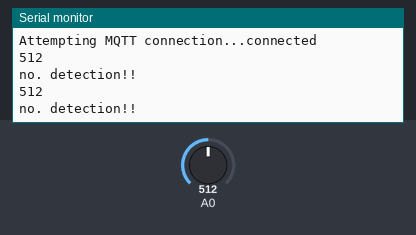
A sketch run on a simulated ESP8266 (NodeMCU). Parts: the last lines printed to the serial monitor. Inputs (shaded band) come from the test bench; at power-on: A0 = 512. WiFi joins after 1.5 s; servers stay silent unless stated; no MQTT or app messages arrive unless stated.

Above: at 2.7 s.
2.8 s: A0 set to 883
At 4.0 s:
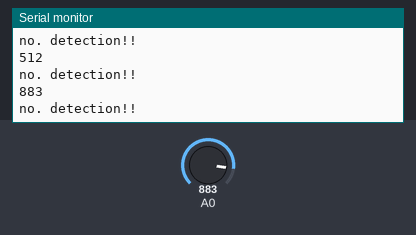
4.3 s: A0 set to 912
At 5.4 s:
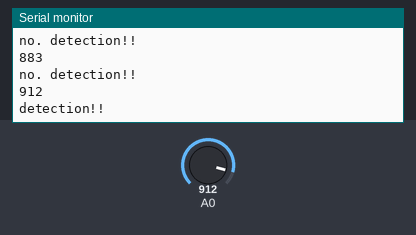
Timing chart, 0 to 7.3 s (numbered marks = the images above; inputs shaded):
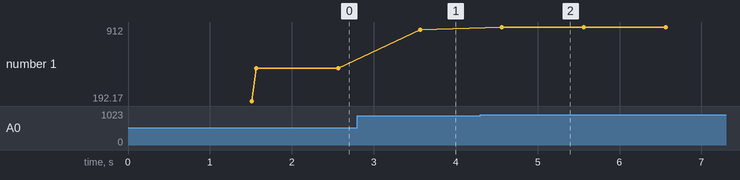

The sketch:

cam_IOT.ino
```cpp
#include <ESP8266WiFi.h>  // WiFi
#include <PubSubClient.h> // mqtt

// 아두이노가 접속할 WiFi AP/password
const char* ssid = "networking407_2.4G";
const char* password = "networking407";

//const char* ssid = "Hyuckkjjjuuu";
//const char* password = "123456789asd";
//const char* mqtt_server = "192.168.10.117";

// mqtt 브로커 주소 & mqtt 브로커에 접속하는 클라이언트 이름
const char* mqtt_server = "192.168.15.84";
const char* clientName = "wonyong2"; // 중복되지 않도록 수정

WiFiClient espClient;            // WiFi 접속 객체
PubSubClient client(espClient);  // mqtt 클라이언트 객체

// WiFi 접속-----------------------------------
void setup_wifi() {
  delay(10);
  Serial.println();
  Serial.print("Connecting to ");
  Serial.println(ssid);

  WiFi.mode(WIFI_STA);
  WiFi.begin(ssid, password); // WiFi AP 접속 시도

  // WiFi AP 접속 시도
  while(WiFi.status() != WL_CONNECTED) {
    delay(500);
    Serial.print(".");
  }
  // WiFi AP 접속시 시리얼 모니터에 성공 메시지 출력
  Serial.println("");
  Serial.println("WiFi connected");
  Serial.println("IP address: ");
  Serial.println(WiFi.localIP());

}

// mqtt 브로커에 접속 시도-------------------------------
void reconnect() {
  while (!client.connected()) {
    Serial.print("Attempting MQTT connection...");
    // mqtt 브로커 접속 시도
    if (client.connect(clientName)) {
      Serial.println("connected");
    } else {
      Serial.print("failed, rc=");
      Serial.print(client.state());
      Serial.println(" try again in 5 seconds");
      delay(5000);  // 5초 마다 접속 재시도
    }
  }
}

// 아두이노 설정, WiFi AP 및 mqtt 브로커 접속-----------
void setup() {
  //A0번이 센서
  pinMode(A0, INPUT);
  Serial.begin(115200);
  setup_wifi();            // WiFi AP 접속
  client.setServer(mqtt_server, 1883); // mqtt 브로커에 접속
}

// mqtt 브로커 접속 시도-------------------------------
 void loop() {
  if (!client.connected()) {
    reconnect();
  }
  client.loop(); // mqtt 브로커로부터 토픽 청취

  int pirValue = analogRead(A0);
  Serial.println(pirValue);
  //priValue값이 900인 경우, 알람과 함께 dectection 토픽 발행
  if(pirValue > 900){
    Serial.println("detection!!");
    client.publish("detection", "1");
  }else{
    Serial.println("no. detection!!");
  }

  delay(1000);
}
```

Measured:
- the behaviour switches between 900 and 901 on A0 (found by bisection; images 1 and 2)
- after the input at 2.8 s, the serial monitor: prints a new line after 0.76 s (image 1)
- after the input at 4.3 s, the serial monitor: prints a new line after 0.27 s (image 2)
- plotted number 1: 512 → 883 after the input at 2.8 s, 883 → 912 after the input at 4.3 s
